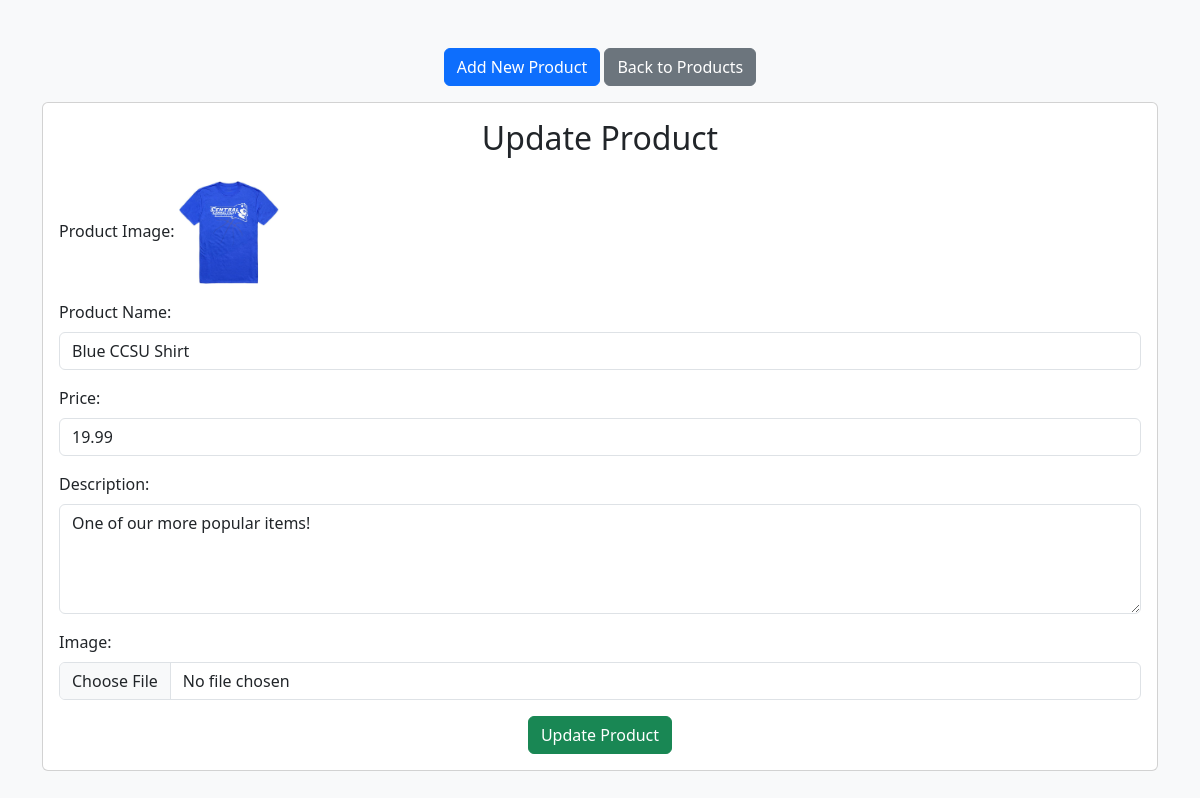
Screenshot of /layer_presentation/editProduct.php?product_id=2 with the database file from the repository.
### tables this page shows
CREATE TABLE products (
  product_id int(11) UNSIGNED NOT NULL AUTO_INCREMENT,
  name varchar(100) NOT NULL,
  price DECIMAL(10,2),
  description varchar(255) DEFAULT NULL,
  created_at TIMESTAMP DEFAULT CURRENT_TIMESTAMP,
  product_image varchar(255) DEFAULT NULL,
  PRIMARY KEY (product_id)
);

### layer_business_logic/ProductController.php (called while the page is built, shortened)
<?php
require_once __DIR__ . '/../layer_data_access/ProductModel.php';
class ProductController
{
    private $model;
    public function __construct()
    {
        $this->model = new ProductModel();
    }
    public function viewProduct($product_id)
    {
        return $this->model->getProductByproduct_id($product_id);
    }
}

### layer_data_access/ProductModel.php (called while the page is built, shortened)
<?php
require_once __DIR__ . '/../includes/conn.php';
class ProductModel
{
    private $conn;
    public function __construct()
    {
        global $conn;
        $this->conn = $conn;
    }
    public function getProductByproduct_id($product_id)
    {
        $query = "SELECT * FROM products WHERE product_id = :product_id";
        $stmt = $this->conn->prepare($query);
        $stmt->bindParam(':product_id', $product_id, PDO::PARAM_INT);
        if ($stmt->execute()) {
            $result = $stmt->fetch(PDO::FETCH_ASSOC);
            if ($result) {
                return $result;
            } else {
                error_log("No product found with product_id: $product_id");
            }
        } else {
            error_log("Query execution failed for product_id: $product_id");
        }
        return null;
    }
}

### layer_presentation/editProduct.php (the view, shortened to what this page needs)
<?php
require_once '../layer_business_logic/ProductController.php';
$controller = new ProductController();
$error_message = '';
$success_message = '';
$name = $price = $description = '';
$product_image = '';
    if (isset($_GET['product_id'])) {
        $product_id = filter_var($_GET['product_id'], FILTER_SANITIZE_NUMBER_INT);
        $product = $controller->viewProduct($product_id);
        if ($product) {
            $name = $product['name'];
            $price = $product['price'];
            $description = $product['description'];
            $product_image = $product['product_image'];
        } else {
            $error_message = "Product not found.";
        }
    }
?>
<!DOCTYPE html>
<html lang="en">
<head>
    <link href="https://cdn.jsdelivr.net/npm/bootstrap@5.3.0/dist/css/bootstrap.min.css" rel="stylesheet">
</head>
<body class="bg-light">
    <div class="container mt-5">
        <div class="text-center mb-3">
            <a href="addProduct.php" class="btn btn-primary">Add New Product</a>
            <a href='../display_inventory.php' class='btn btn-secondary'>Back to Products</a>
        </div>
        <div class="card">
            <div class="card-body">
                <h2 class="card-title text-center mb-4">Update Product</h2>
                <?php if (!empty($error_message)): ?>
                    <p class="text-danger text-center"><?php echo $error_message; ?></p>
                <?php elseif (!empty($success_message)): ?>
                    <p class="text-success text-center"><?php echo $success_message; ?></p>
                <?php else: ?>
                    <form method="POST" action="editProduct.php" enctype="multipart/form-data">
                        <?php if (!empty($product_image)): ?>
                            <div class="mb-3">
                                <label class="form-label">Product Image:</label>
                                <img src="<?php echo '../' . htmlspecialchars($product_image); ?>" alt="Current Image" width="100">
                            </div>
                        <?php endif; ?>
                        <div class="mb-3">
                            <label for="name" class="form-label">Product Name:</label>
                            <input type="text" id="name" name="name" class="form-control" required
                                value="<?php echo htmlspecialchars($name); ?>">
                        </div>
                        <div class="mb-3">
                            <label for="price" class="form-label">Price:</label>
                            <input type="text" id="price" name="price" class="form-control" required
                                value="<?php echo htmlspecialchars($price); ?>">
                        </div>
                        <div class="mb-3">
                            <label for="description" class="form-label">Description:</label>
                            <textarea id="description" name="description" class="form-control" rows="4"
                                required><?php echo htmlspecialchars($description); ?></textarea>
                        </div>
                        <div class="mb-3">
                            <label for="product_image" class="form-label">Image:</label>
                            <input type="file" id="product_image" name="product_image" class="form-control">
                        </div>
                        <div class="text-center">
                            <input type="submit" class="btn btn-success" value="Update Product">
                        </div>
                    </form>
                <?php endif; ?>
            </div>
        </div>
    </div>
</body>
</html>

### rows the page displays
products: product_image (picture), name "Blue CCSU Shirt", price "19.99", description "One of our more popular items!"
